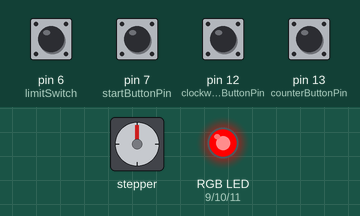
This sketch was run on a simulated Arduino Uno, built with avr-gcc and run on an emulated ATmega328P. Shown: stepper motor, an RGB LED mixed from three pins (HIGH = lit). Inputs (shaded band) come from the test bench; at power-on: pin 6 (limitSwitch), pin 7 (startButtonPin), pin 12 (clockwiseButtonPin), pin 13 (counterButtonPin) HIGH. Stepper angles assume 200 steps per turn.

Above: at 1.2 s.
1.3 s: pin 13 (counterButtonPin) pulled LOW for 1 s
At 3.2 s:
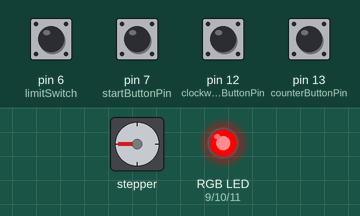
3.8 s: pin 13 (counterButtonPin) pulled LOW for 0.15 s
At 5.1 s:
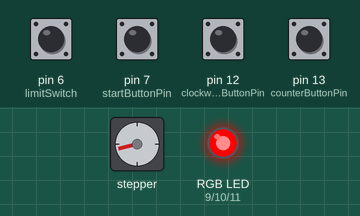
5.4 s: pin 6 (limitSwitch) pulled LOW for 0.15 s
At 5.47 s:
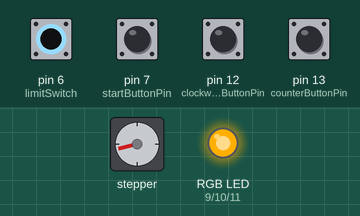
7.0 s: pin 13 (counterButtonPin) pulled LOW for 1 s
At 8.8 s:
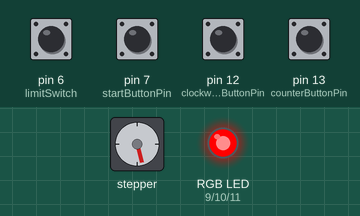
9.5 s: pin 13 (counterButtonPin) pulled LOW for 0.15 s
At 10.6 s:
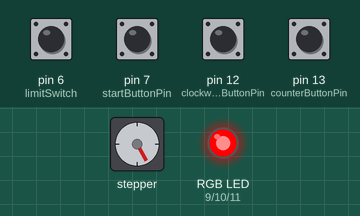
11.1 s: pin 6 (limitSwitch) pulled LOW for 1 s
At 11.9 s:
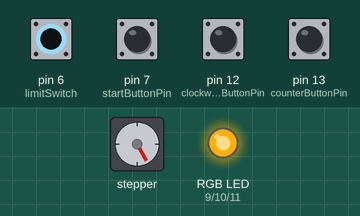
Timing chart, 0 to 14.1 s (numbered marks = the images above; inputs shaded):
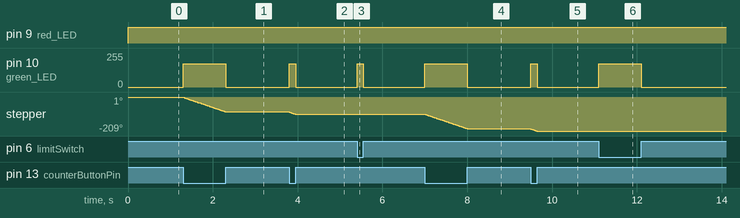

Measured:
- after the input at 1.3 s, pin 10 (green_LED): 0/255 → 175/255 at once, → 0/255 1.0 s later; stepper: turns 90° counter-clockwise in 1.0 s, starting at once
- after the input at 3.8 s, pin 10 (green_LED): 0/255 → 175/255 at once, → 0/255 0.15 s later; stepper: turns 15° counter-clockwise in 0.14 s, starting at once
- after the input at 5.4 s, pin 10 (green_LED): 0/255 → 175/255 at once, → 0/255 0.15 s later
- after the input at 7.0 s, pin 10 (green_LED): 0/255 → 175/255 at once, → 0/255 1.0 s later; stepper: turns 90° counter-clockwise in 1.0 s, starting at once
- after the input at 9.5 s, pin 10 (green_LED): 0/255 → 175/255 at once, → 0/255 0.15 s later; stepper: turns 14° counter-clockwise in 0.14 s, starting at once
- after the input at 11.1 s, pin 10 (green_LED): 0/255 → 175/255 at once, → 0/255 1.0 s later

The sketch:

main.ino
```cpp
#include <AccelStepper.h>

AccelStepper stepper(AccelStepper::DRIVER, 3, 2);

float flowRate = 50.0;  // mL/min

int speed;  // steps/sec

float syringeDiameter = 14.0;  // 14 mm or 18.5 mm

int leadScrewPitch = 8;  // 8mm lead screw

//BUTTONS
const int startButtonPin = 7;  // the number of the pushbutton pin
const int clockwiseButtonPin = 12;  // the number of the pushbutton pin
const int counterButtonPin = 13;  // the number of the pushbutton pin

// LIMIT SWITCH
int limitSwitch = 6;  // the number of the limit switch pin

//LEDs
int red_LED = 9;  // Red led pin
int green_LED = 10;  // Green led pin
int blue_LED = 11;  // Blue led pin

void setup()
{
  convertFlowToSpeed();  //speed gets set in this function
  stepper.setMaxSpeed(1000);
  stepper.setSpeed(speed);

  // Get all of the buttons set
  pinMode(limitSwitch, INPUT_PULLUP);
  pinMode(startButtonPin, INPUT_PULLUP);
  pinMode(clockwiseButtonPin, INPUT_PULLUP);
  pinMode(counterButtonPin, INPUT_PULLUP);

  // get all of the LEDs set
  pinMode(red_LED, OUTPUT);
  pinMode(green_LED, OUTPUT);
  pinMode(blue_LED, OUTPUT);
}

void loop()
{
  // value between 0 and 255 for the color of the LED
  int redVal= 0;
  int greenVal = 0;
  int blueVal = 0;

  if (digitalRead(startButtonPin) == LOW) {
    // set the speed
    convertFlowToSpeed();

    greenVal = 255;
  }
  else {
    speed = 0;

    redVal = 255;
    greenVal = 175;
  }

  if (digitalRead(counterButtonPin) == LOW) {
    speed = -50;
  }

  else if (digitalRead(limitSwitch) == HIGH){
    speed = 0;
    redVal = 255;
    greenVal = 0;
  }

  else if (digitalRead(clockwiseButtonPin) == LOW) {
    speed = 50;
  }

  analogWrite(red_LED, redVal);
  analogWrite(green_LED, greenVal);
  analogWrite(blue_LED, blueVal);

  stepper.setSpeed(speed);
  stepper.runSpeed();
}

// set the global speed variable here based on flow rate
void convertFlowToSpeed(){
  float area = (3.141592 * pow(syringeDiameter / 10.0, 2)) / 4.0;
  speed = ((flowRate/60.0) * 250.0)/area;
}
```
